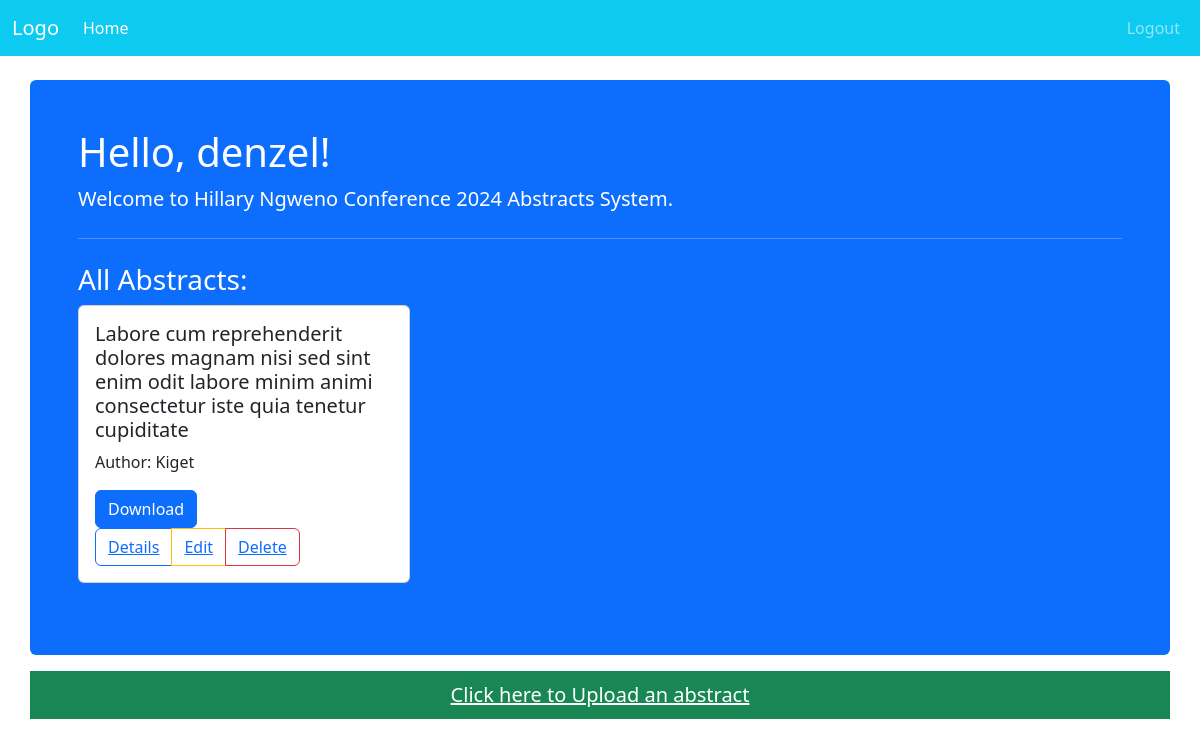
Screenshot of / (signed in) with the database file from the repository.
### accounts/models.py (models this page shows, shortened)
class CustomUser(AbstractUser):
    username = models.TextField(max_length=25, unique=True)
    email = models.EmailField(max_length=50, unique=True)
    phone = models.CharField(max_length=14)
    objects = CustomUserManager()

### abstracts/models.py (models this page shows, shortened)
class Abstract(models.Model):
    title = models.CharField(max_length=254)
    description = models.TextField(max_length=254)
    file = models.FileField(upload_to=abstract_file_path, null=True, blank=True)
    author = models.ForeignKey(CustomUser, on_delete=models.CASCADE)
    created_at = models.DateTimeField(auto_now_add=True)
    updated_at = models.DateTimeField(auto_now=True)

### accounts/views.py (the view)
# urls.py: 2. Add a URL to urlpatterns:  path('', views.home, name='home')
def home(request):
    user = request.user
    if user.is_authenticated and not user.is_anonymous:
        if user.is_superuser:
            abstracts = Abstract.objects.all()
        else:
            abstracts = Abstract.objects.filter(author=user)
    else:
        abstracts = Abstract.objects.none()  # To handle the anonymous user error
    context = {
        'user': user,
        'abstracts': abstracts
        }
    return render(request, "index.html", context)

### templates/index.html (shortened to what this page needs)
{% extends 'common/base.html' %}
{% block content %}
    <div class="container p-5 mt-4 bg-primary text-white rounded">
        <div class="jumbotron">
            {% if user.is_authenticated %}
                <h3 class="display-6">Hello, {{ user.username }}!</h3>
                <p class="lead">Welcome to Hillary Ngweno Conference 2024 Abstracts System.</p>
                {% if user.is_superuser %}
                    <hr class="my-4">
                    <h3>All Abstracts:</h3>
                    <div class="row row-cols-1 row-cols-md-2 row-cols-lg-3 g-4">
                        {% for abstract in abstracts %}
                            <div class="col mb-4">
                                <div class="card">
                                    <div class="card-body">
                                        <h5 class="card-title">{{ abstract.title }}</h5>
                                        <p class="card-text">Author: {{ abstract.author }}</p>
                                        <a href="{{ abstract.file.url }}" download class="btn btn-primary">Download</a>
                                        <div class="btn-group" role="group" aria-label="Abstract Actions">
                                            <button type="button" class="btn btn-outline-primary"><a href="{% url 'abstracts:details' abstract.id %}">Details</a></button>
                                            <button type="button" class="btn btn-outline-warning"><a href="{% url 'abstracts:edit' abstract.id %}">Edit</a></button>
                                            <button type="button" class="btn btn-outline-danger"><a href="{% url 'abstracts:delete' abstract.id %}">Delete</a></button>
                                        </div>
                                    </div>
                                </div>
                            </div>
                        {% endfor %}
                    </div>
                {% endif %}
            {% endif %}
        </div>
    </div>
    <div class="container mt-3 bg-success text-center">
        <div class="jumbotron">
            <button class="btn btn-lg"><a class="text-white" href="{% url 'abstracts:upload' %}">Click here to Upload an abstract</a></button>
        </div>
    </div>
{% endblock %}

### templates/common/base.html (shortened to what this page needs)
{% extends 'common/header.html' %}

### templates/common/header.html (shortened to what this page needs)
<!DOCTYPE html>
<html lang="en">
<head>
    {% load static %}
    {% load bootstrap5 %}
    {% bootstrap_css %}
    <link rel="stylesheet" href="{% static 'static/custom_styles.css' %}">
</head>
<body>
    <header>
        <nav class="navbar navbar-expand-lg navbar-dark bg-info">
            <div class="container-fluid">
                <a class="navbar-brand" href="/">Logo</a>
                <div class="collapse navbar-collapse" id="navbarNav">
                    <ul class="navbar-nav me-auto">
                        <li class="nav-item">
                            <a class="nav-link text-white" href="/">Home</a>
                        </li>
                    </ul>
                    <ul class="navbar-nav ms-auto">
                        {% if user.is_authenticated %}
                            <li class="nav-item">
                                <a class="nav-link" href="{% url 'accounts:logout' %}">Logout</a>
                            </li>
                        {% endif %}
                    </ul>
                </div>
            </div>
        </nav>
    </header>
    <div class="container-fluid">
        {% block content %}{% endblock %}
    </div>
</body>
</html>

### static/custom_styles.css (style rules this page uses)
.text-white { color: white !important; }

### rows the page displays
CustomUser: username "denzel"
Abstract: title "Labore cum reprehenderit dolores magnam nisi sed sint enim odit labore minim animi consectetur iste quia tenetur cupiditate", author "Kiget"
